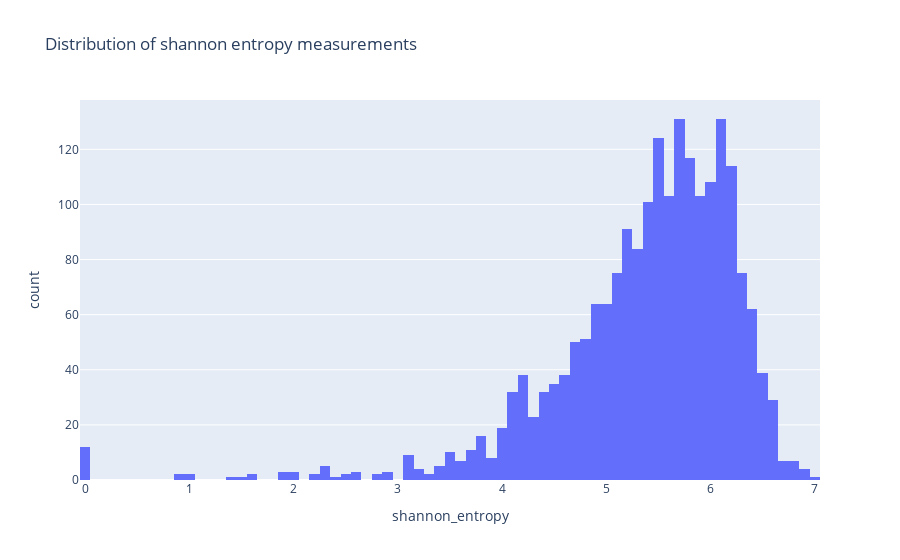

The code cell stored with this chart in its notebook:
### Code cell
shannon_entropies = generate_shannon_frame(actual_dist)

fig = px.histogram(shannon_entropies, x="shannon_entropy", title = "Distribution of shannon entropy measurements")
fig.show()

### Figure 1 — Plotly figure (JSON) as saved in the notebook; plotly's stock layout.template omitted (floating-point values rounded to 4 significant figures; data arrays with more than 128 entries replaced by an {"elided": "..."} marker saying what was removed)
{"data": [{"alignmentgroup": "True", "bingroup": "x", "hovertemplate": "shannon_entropy=%{x}<br>count=%{y}<extra></extra>", "legendgroup": "", "marker": {"color": "#636efa", "pattern": {"shape": ""}}, "name": "", "offsetgroup": "", "orientation": "v", "showlegend": false, "type": "histogram", "x": {"elided": "2068 float values"}, "xaxis": "x", "yaxis": "y"}], "layout": {"barmode": "relative", "legend": {"tracegroupgap": 0}, "title": {"text": "Distribution of shannon entropy measurements"}, "xaxis": {"anchor": "y", "domain": [0, 1], "title": {"text": "shannon_entropy"}}, "yaxis": {"anchor": "x", "domain": [0, 1], "title": {"text": "count"}}}}
